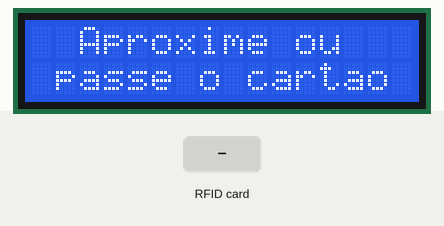
Simulated run of this sketch. Board: ESP8266 (NodeMCU). On the bench: 16×2 character LCD. The test bench sets the inputs (shaded band). WiFi joins after 1.5 s; servers stay silent unless stated; what the sketch prints to the serial monitor is not drawn.

Above: at 3.0 s.
3.1 s: RFID card 5E 7A 19 C4 held to the reader
At 5.3 s:
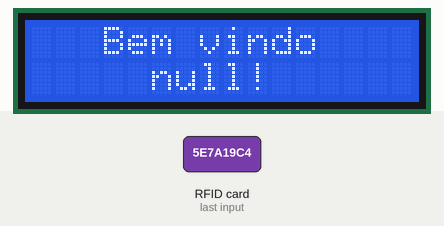
At 7.7 s:
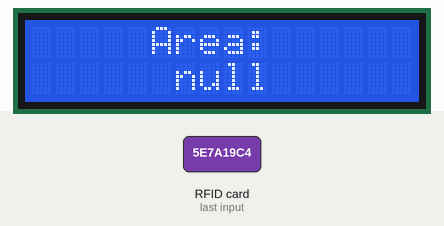
Timing chart, 0 to 9.2 s (numbered marks = the images above; inputs shaded):
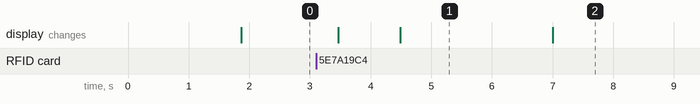

The sketch:

esp8266_code.ino
```cpp
//Bibliotecas do RFID
#include <SPI.h>
#include <MFRC522.h>

//Bibliotecas do display LCD
#include <Wire.h>
#include <LiquidCrystal_I2C.h>

//Biblioteca wifi socket
#include <ESP8266WiFi.h>

//Biblioteca para lidar com JSON
#include <ArduinoJson.h>


//Definições e intãncia da classe RFID
#define SS_PIN 2 //D4
#define RST_PIN 0 //D3

MFRC522 mfrc522(SS_PIN, RST_PIN);

//Instância da classa LCD
LiquidCrystal_I2C lcd(0x27, 16, 2);

//Variáveis wifi socket
//(substituir o seu ssid e senha)
const char *ssid = "";
const char *password = "";

IPAddress server(192,168,0,198);
WiFiClient client;

//Objeto JSON estático (criado na compilação)
StaticJsonDocument<38> json_profile;

void setup() {
  //Inicialização do RFID
  rfid_init();

  //Inicialização do display
  lcd_init();

  //Inicialização da serial
  //(para depuração da conexão de rede wifi
  //e do parser json)
  Serial.begin(115200);

  //Inicialização da conexão com o gateway python via TCPSocket
  lcd_pretty_print("Conectando ao\ngateway...");
  server_connect();

  //Início
  lcd_pretty_print("Aproxime ou\npasse o cartao");
}

void loop() {
  //Verifica se algum cartão passou no leitor
  if (hasValidCard()){
    //Obtenção do ID do cartão
    String ID = getCardId();

    //Envia o ID para o gateway Python
    wifi_send(ID);

    //Informa, pelo LCD, que a chave está sendo verificada
    lcd_pretty_print("Autenticando...");

    //espera a resposta

    //Recebe as informações do perfil do usuário
    char* str_profile = wifi_receive2();

    //Convertendo o array de char em JSON via parsing
    json_parser(str_profile);

    //Preparando os textos com as informações de perfil do JSON recebido
    String text1 = "Bem vindo\n" + String(json_profile["name"]) + "!";
    String text2 = "Area:\n" + String(json_profile["job"]);

    //Printando as informações do usuário no LCD: nome e trabalho
    lcd_pretty_print(text1);
    delay(2500);
    lcd_pretty_print(text2);
    delay(2500);

    //Volta ao início
    lcd_pretty_print("Aproxime ou\npasse o cartao");
  }
  delay(500);
}
```

json_funcs.ino
```cpp
void json_parser(char *text){
  // Deserialize the JSON document
  DeserializationError error = deserializeJson(json_profile, text);

  // Test if parsing succeeds.
  if (error) {
    Serial.print(F("deserializeJson() failed: "));
    Serial.println(error.f_str());
    return;
    }
}
```

rfid_funcs.ino
```cpp
void rfid_init(){
  SPI.begin();
  mfrc522.PCD_Init();
}

bool hasValidCard(){
  if (mfrc522.PICC_IsNewCardPresent()){
    if (mfrc522.PICC_ReadCardSerial()){
      return true;
    } else return false;
  } else return false;
}

String getCardId(){
  String conteudo = "";
  byte letra;
  for (byte i = 0; i < mfrc522.uid.size; i++)
  {
    conteudo.concat(String(mfrc522.uid.uidByte[i] < 0x10 ? " 0" : " "));
    conteudo.concat(String(mfrc522.uid.uidByte[i], HEX));
  }
  conteudo.toUpperCase();
  return conteudo;
}
```

wifi_funcs.ino
```cpp
void server_connect(){
  // We start by connecting to a WiFi network
  Serial.println();
  Serial.println();
  Serial.print("Connecting to ");
  Serial.println(ssid);

  WiFi.begin(ssid, password);

  while (WiFi.status() != WL_CONNECTED) {
    Serial.print(".");
    delay(500);
  }

  Serial.println("");
  Serial.println("WiFi connected");
  Serial.println("IP address: ");
  Serial.println(WiFi.localIP());

  client.connect(server, 8080);   // Connection to the server
}

void wifi_send(String text){
  client.println(text + "\r");
}

String wifi_receive(){
  String answer = client.readStringUntil('\r');   // receives the answer from the sever
  return answer;
}

char* wifi_receive2(){
  String str = client.readStringUntil('\r');
  int str_len = str.length() + 1;
  static char char_array[100];
  str.toCharArray(char_array, str_len);
  return char_array;
}
```

lcd_funcs.ino
```cpp
void lcd_init(){
  lcd.init();   // INICIALIZA O DISPLAY LCD
  lcd.backlight(); // HABILITA O BACKLIGHT (LUZ DE FUNDO)
  lcd.setCursor(0, 0); //SETA A POSIÇÃO EM QUE O CURSOR INCIALIZA(LINHA 1)
}

void lcd_pretty_print(String text){
  lcd.clear();

  //split string
  //solução para o problema do retorno do array:
  //https://www.geeksforgeeks.org/return-local-array-c-function/
  //(Using Dynamically Allocated Array)
  String arr[2];
  String *parts= string_split(text, arr);

  center_text(parts[0], 0);
  center_text(parts[1], 1);
}
```

utilities_lcd_funcs.ino
```cpp
void center_text(String part, int line){
  int avr = calculate_center_pos(part.length());
  lcd.setCursor(avr, line);
  lcd.print(part);
}

int calculate_center_pos(int length){
  int dif = 16 - length;
  float tempavr = dif/2;
  int avr = static_cast<int>(tempavr);
  return avr;
}

String* string_split(String text, String *parts){
  int len = text.length();
  String part1 = "";
  String part2 = "";
  bool flag = true;

  for (int i = 0; i < len; i++){
    if (text.charAt(i) == '\n'){
      flag = false;
      continue;
    }

    if (flag){
      part1.concat(text.charAt(i));
    }
    else{
      part2.concat(text.charAt(i));
    }
  }

  parts[0] = part1;
  parts[1] = part2;
  return parts;
}
```

Measured:
- after the input at 3.1 s, the display: first changes after 0.37 s (image 1 shows a later state)
- what the display in image 1 shows lasts 2.5 s, from 4.5 s to 7.0 s
